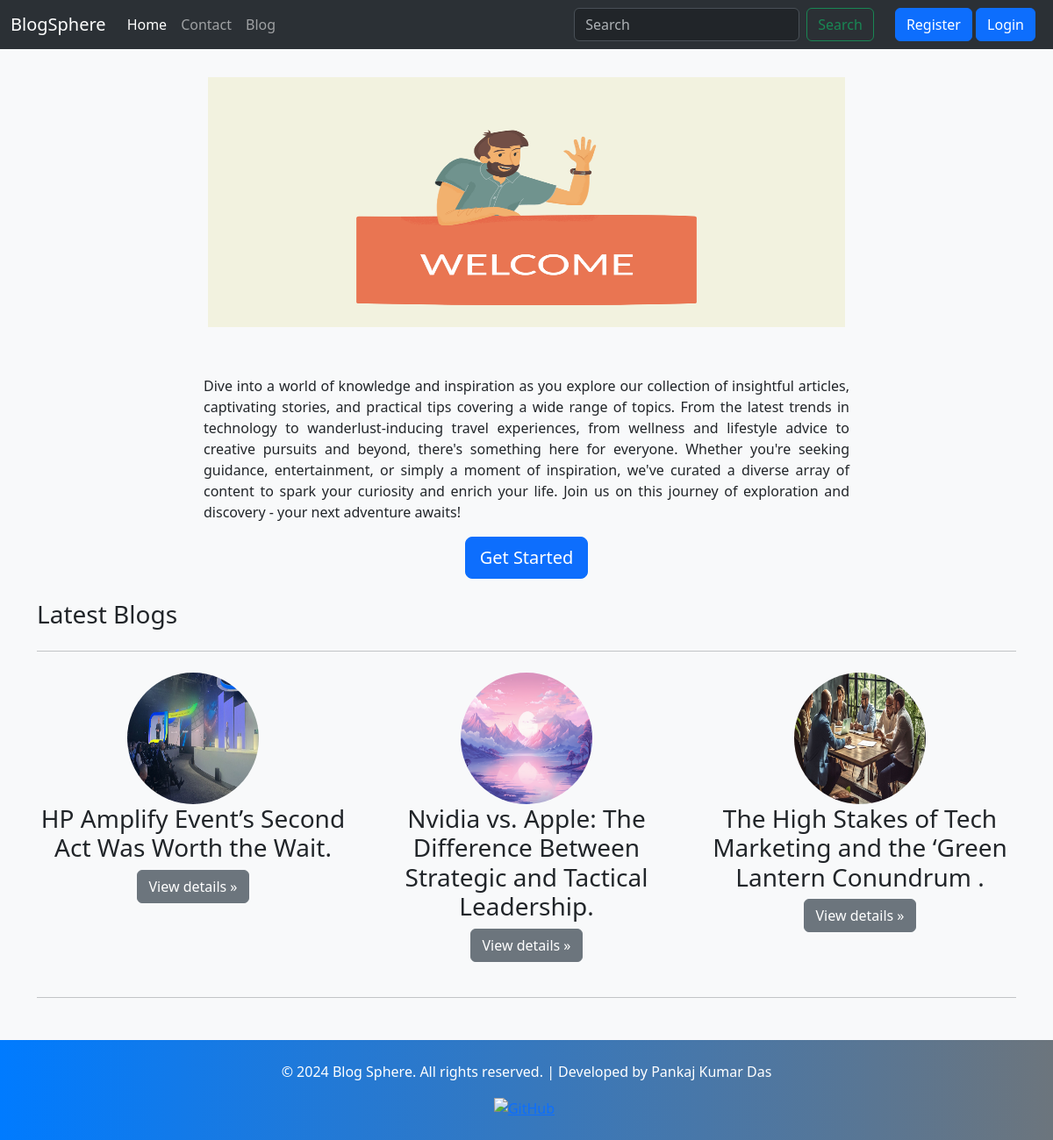
The page / on the database its author committed.
### blog/models.py (models this page shows, shortened)
class Post(models.Model):
    CATEGORY_CHOICES = [
        ('Tech', 'Tech'),
        ('Life Style', 'Life Style'),
        ('Fitness Focus', 'Fitness Focus'),
        ('Bookworm Corner', 'Bookworm Corner'),
        ('Digital Insights', 'Digital Insights'),
        ('Creative Crafts', 'Creative Crafts'),
        ('Travel Tales', 'Travel Tales'),
        ('Inspirational Stories ', 'Inspirational Stories')
    ]
    pno = models.AutoField(primary_key=True)
    title = models.CharField(max_length=150)
    author = models.CharField(max_length=100)
    user = models.ForeignKey(User, on_delete=models.CASCADE)
    category = models.CharField(max_length=100, blank=True, choices=CATEGORY_CHOICES)
    slug = models.CharField(max_length=700, blank=True, null=True)
    timestamp = models.DateField(auto_now_add=True)
    content = models.TextField()
    summary = models.TextField()
    image = models.ImageField(upload_to="blog/images", default="")
    last_edit = models.DateTimeField(blank=True, null=True)

### home/views.py (the view)
# urls.py: 2. Add a URL to urlpatterns:  path('', views.home, name='home')
def home(request):
    last_three_blogs = Post.objects.all().order_by('-pno')[:3]
    return render(request, 'home/home.html', {'latest_blog': last_three_blogs})

### templates/home/home.html (shortened to what this page needs)
{% extends 'base.html' %}
{% block homeactive %} active {% endblock %}
{% load static %}
{% block body %}
    <div class="header container  my-4">
        <img src="{% static 'home/welcome.png' %}" alt="Welcome Image"  style="height: 95%; width: 65%;">
    </div>
    <div class="container mt-5">
        <div class="row">
            <div class="col-md-8 offset-md-2 text-center">
                <p style="text-align: justify;">Dive into a world of knowledge and inspiration as you explore our collection of insightful
                    articles, captivating stories, and practical tips covering a wide range of topics. From the latest trends in
                    technology to wanderlust-inducing travel experiences, from wellness and lifestyle advice to creative pursuits
                    and beyond, there's something here for everyone. Whether you're seeking guidance, entertainment, or simply a
                    moment of inspiration, we've curated a diverse array of content to spark your curiosity and enrich your life.
                    Join us on this journey of exploration and discovery - your next adventure awaits!</p>
                <a href="/blog" class="btn btn-primary btn-lg">Get Started</a>
            </div>
        </div>
        <h3 class="my-4">Latest Blogs</h3>
        <hr class="featurette-divider">
        <center>
            <div class="row my-4">
                {% for blog in latest_blog %}
                <div class="col-lg-4">
                    <img class="bd-placeholder-img rounded-circle" width="150" height="150" src="/media/{{ blog.image }}"
                        alt="Description of image" role="img" aria-label="Placeholder" preserveAspectRatio="xMidYMid slice"
                        focusable="false">
                    <h3 class="fw-normal">{{blog.title}}.</h3>
                    <a class="btn btn-secondary" href="/blog/{{blog.slug}}">View details &raquo;</a></p>
                </div>
                {% endfor %}
            </div>
        </center>
        <hr class="featurette-divider">
    </div>
{% endblock %}

### templates/home/home.html (style rules this page uses)
body { background-color: #f8f9fa; }
.header { position: relative; display: flex; justify-content: center; align-items: center; height: 300px; }

### rows shown on the page
Post: image (picture), title "HP Amplify Event’s Second Act Was Worth the Wait"
Post: image (picture), title "Nvidia vs. Apple: The Difference Between Strategic and Tactical Leadership"
Post: image (picture), title "The High Stakes of Tech Marketing and the ‘Green Lantern Conundrum"
